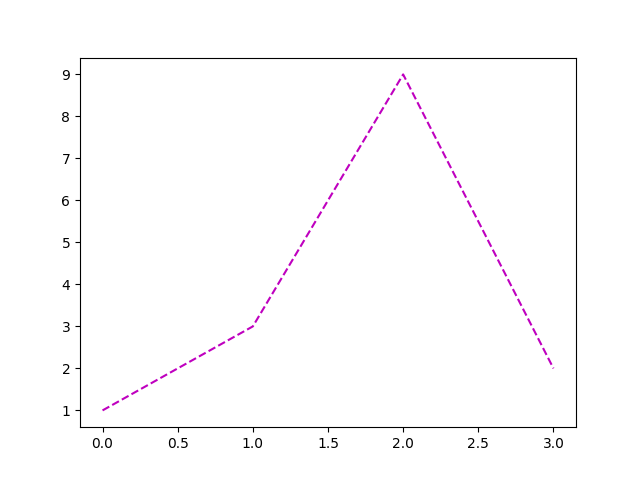

Source code (Python):
import matplotlib.pyplot as plt
y=[1,3,9,2]
plt.plot(y,ls='--',color='m')
plt.show()
